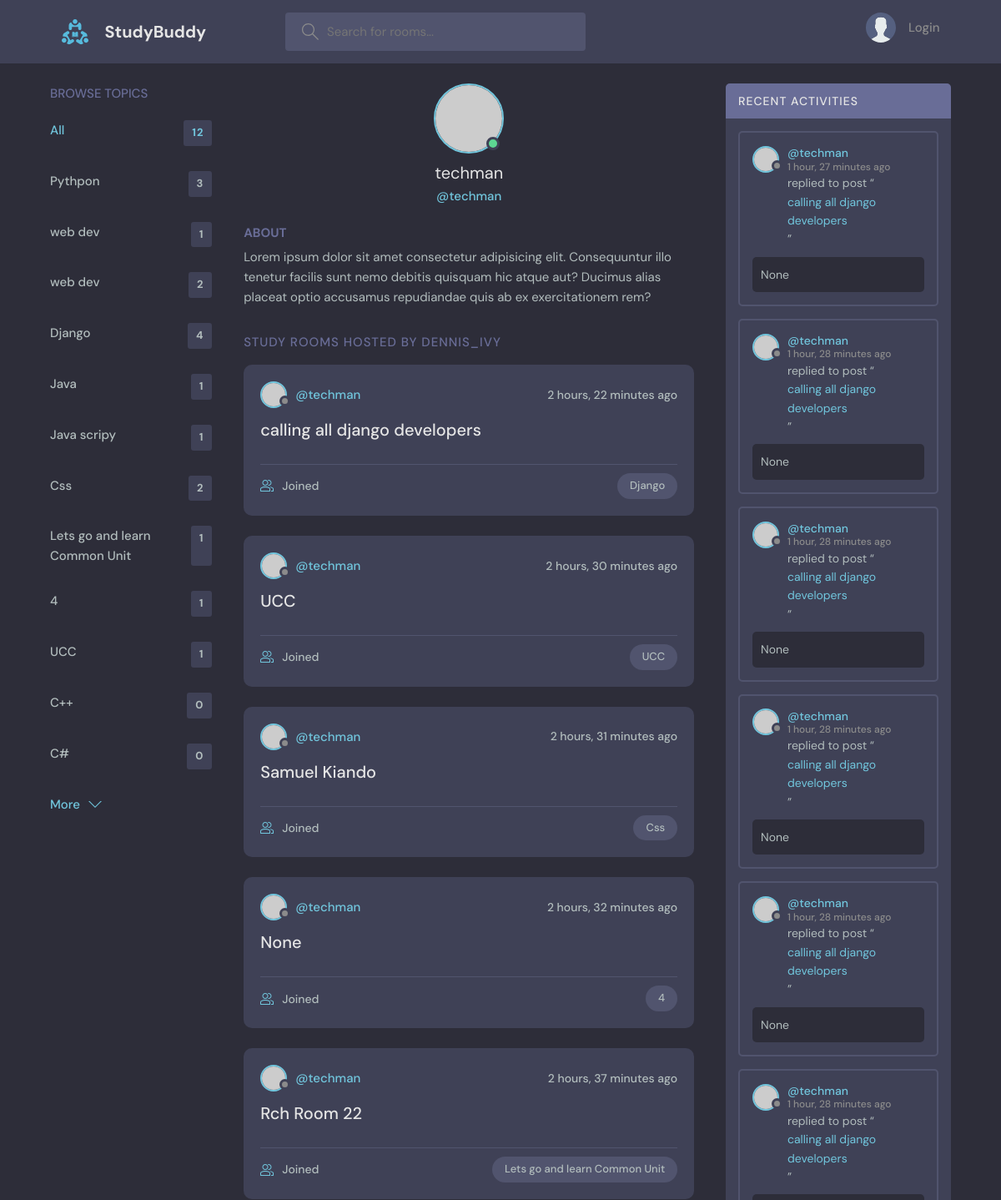
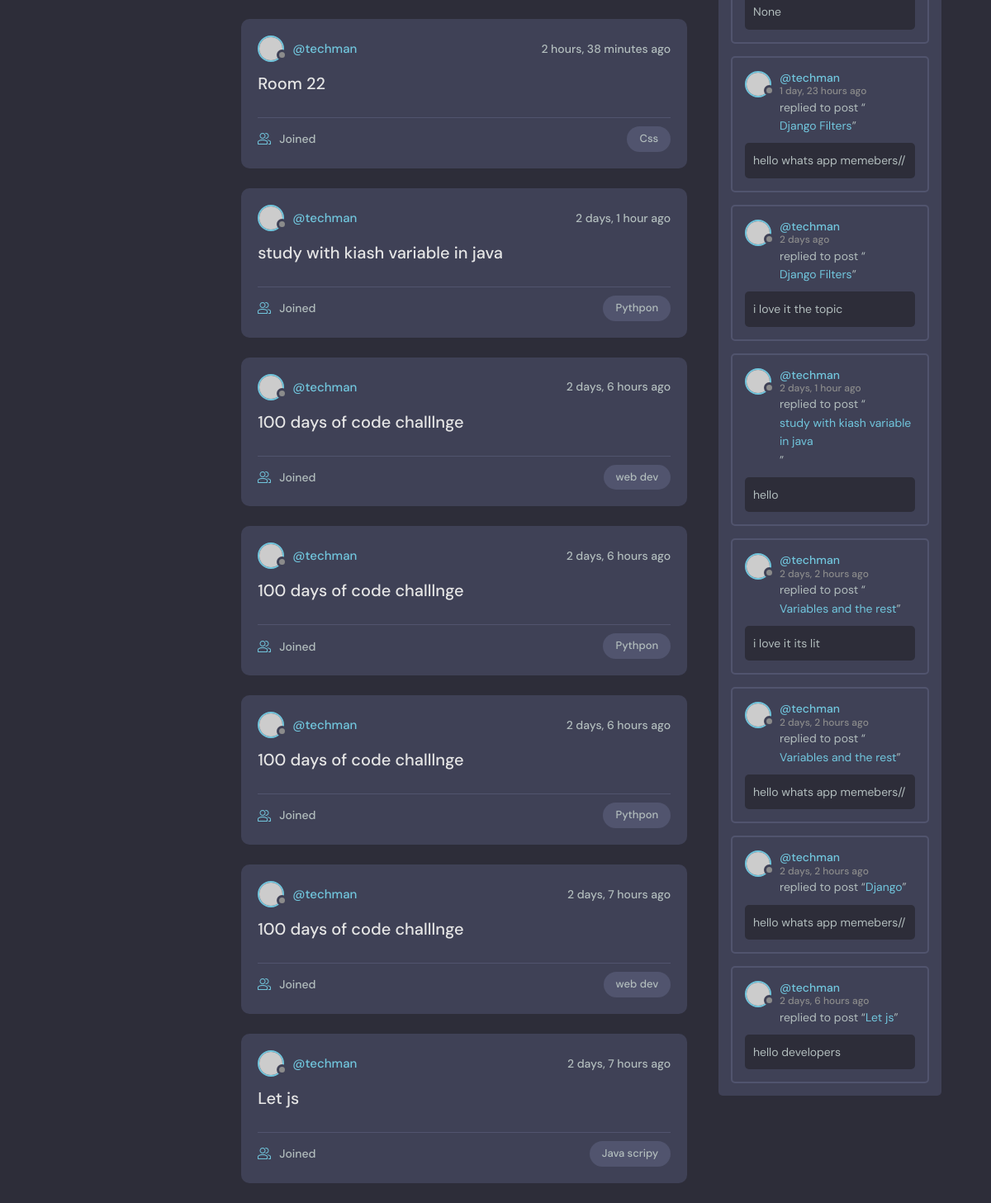
Page /profile/1/ on the committed database (2 pictures, top to bottom).
### core/models.py (models this page shows, shortened)
class Topic(models.Model):
    name = models.CharField(max_length=200,null=True,blank=True)

class Room(models.Model):
    host=models.ForeignKey(User,on_delete=models.CASCADE,null=True,blank=True)
    topic=models.ForeignKey(Topic,on_delete=models.SET_NULL,null=True)
    name = models.CharField(max_length=255,null=True,blank=True)
    description = models.TextField(max_length=1000,null=True,blank=True)
    participants = models.ManyToManyField(User,related_name='participants',blank=True)
    updated = models.DateTimeField(auto_now=True)
    created = models.DateTimeField(auto_now_add=True)
    class Meta:
        ordering = ['-created' , '-updated']
    def __str__(self):
        return self.name

class Message(models.Model):
    room = models.ForeignKey(Room,on_delete=models.CASCADE,null=True,blank=True)
    user = models.ForeignKey(User,on_delete=models.CASCADE,null=True,blank=True)
    content = models.TextField(max_length=1000,null=True,blank=True)
    updated = models.DateTimeField(auto_now=True)
    created = models.DateTimeField(auto_now_add=True)
    class Meta:
        ordering = ['-created' , '-updated']

### core/views.py (the view)
# urls.py: path('profile/<int:pk>/',Profile,name='profile'),
def Profile(request , pk):
    user=User.objects.get(id=pk)
    rooms=user.room_set.all()
    room_message=user.message_set.all()
    topics=Topic.objects.all()
    context={
        'user':user,
        'rooms':rooms,
        'room_message':room_message,
        'topics':topics,
    }
    return render(request,'core/profile.html', context)

### core/templates/core/profile.html (shortened to what this page needs)
{% extends 'base.html' %}
{% load static %}
{%   block content %}
  <main class="profile-page layout layout--3">
    <div class="container">
      {% include 'core/topic.html' %}
      <div class="roomList">
        <div class="profile">
          <div class="profile__avatar">
            <div class="avatar avatar--large active">
              <img src="https://randomuser.me/api/portraits/men/11.jpg" />
            </div>
          </div>
          <div class="profile__info">
            <h3>{{user.username}}</h3>
            <p>@{{user.username}}</p>
          </div>
          <div class="profile__about">
            <h3>About</h3>
            <p>
              Lorem ipsum dolor sit amet consectetur adipisicing elit. Consequuntur illo tenetur
              facilis sunt nemo debitis quisquam hic atque aut? Ducimus alias placeat optio
              accusamus repudiandae quis ab ex exercitationem rem?
            </p>
          </div>
        </div>
        <div class="roomList__header">
          <div>
            <h2>Study Rooms Hosted by dennis_ivy</a>
            </h2>
          </div>
        </div>
        {% include 'core/feed.html' %}
      </div>
      {% include 'core/activity.html' %}
    </div>
  </main>
    {% endblock %}

### core/templates/core/topic.html
<div class="topics">
    <div class="topics__header">
      <h2>Browse Topics</h2>
    </div>
    <ul class="topics__list">
      <li>
        <a href="{% url 'core:home' %}" class="active">All<span>{{topics.count}}</span></a>
      </li>
      {% for topic in topics %}
      <li>
        <a href="{% url 'core:home' %}?q={{topic.name}}">{{topic.name}} <span>{{topic.room_set.all.count}}</span></a>
      </li>
      {% endfor %}
    </ul>
    <a class="btn btn--link" href="topics.html">
      More
      <svg version="1.1" xmlns="http://www.w3.org/2000/svg" width="32" height="32" viewBox="0 0 32 32">
        <title>chevron-down</title>
        <path d="M16 21l-13-13h-3l16 16 16-16h-3l-13 13z"></path>
      </svg>
    </a>
  </div>

### core/templates/core/feed.html (shortened to what this page needs)
{% for room in rooms %}
        <div class="roomListRoom">
                <div class="roomListRoom__header">
                <a href="{% url 'core:profile' room.host.id %}" class="roomListRoom__author">
                    <div class="avatar avatar--small">
                    <img src="https://randomuser.me/api/portraits/women/11.jpg" />
                    </div>
                    <span>@{{room.host.username}}</span>
                </a>
                <div class="roomListRoom__actions">
                    <span>{{room.created|timesince}} ago</span>
                </div>
                </div>
                <div class="roomListRoom__content">
                <a href="{% url 'core:room' room.id %}">{{room.name}}</a>
                </div>
                <div class="roomListRoom__meta">
                <a href="{% url 'core:room' room.id %}" class="roomListRoom__joined">
                    {{room.participants.all.coun}} Joined
                </a>
                <p class="roomListRoom__topic">{{room.topic.name}}</p>
                </div>
        </div>
{% endfor %}

### core/templates/core/activity.html (shortened to what this page needs)
<div class="activities">
    <div class="activities__header">
      <h2>Recent Activities</h2>
    </div>
    {% for message in room_message %}
    <div class="activities__box">
      <div class="activities__boxHeader roomListRoom__header">
        <a href="{% url 'core:profile' message.user.id %}" class="roomListRoom__author">
          <div class="avatar avatar--small">
            <img src="https://randomuser.me/api/portraits/women/11.jpg" />
          </div>
          <p>
            @{{message.user}}
            <span>{{message.created|timesince}} ago</span>
          </p>
        </a>
      </div>
      <div class="activities__boxContent">
        <p>replied to post “<a href="{% url 'core:room' message.room.id %}">{{message.room}}</a>”</p>
        <div class="activities__boxRoomContent">
            <p>{{message.content}}</p>
        </div>
      </div>
    </div>
    {% endfor %}
  </div>

### rows in the picture
Topic: name "Pythpon", room_set.all.count "3"
Topic: name "web dev", room_set.all.count "1"
Topic: name "web dev", room_set.all.count "2"
Topic: name "Django", room_set.all.count "4"
Topic: name "Java", room_set.all.count "1"
Topic: name "Java scripy", room_set.all.count "1"
Topic: name "Css", room_set.all.count "2"
Topic: name "Lets go and learn Common Unit", room_set.all.count "1"
Topic: name "4", room_set.all.count "1"
Topic: name "UCC", room_set.all.count "1"
Topic: name "C++", room_set.all.count "0"
Topic: name "C#", room_set.all.count "0"
Room: host.username "techman", created "2 hours, 22 minutes", name "calling all django developers", topic.name "Django"
Room: host.username "techman", created "2 hours, 30 minutes", name "UCC", topic.name "UCC"
Room: host.username "techman", created "2 hours, 31 minutes", name "Samuel Kiando", topic.name "Css"
Room: host.username "techman", created "2 hours, 32 minutes", name "None", topic.name "4"
Room: host.username "techman", created "2 hours, 37 minutes", name "Rch Room 22", topic.name "Lets go and learn Common Unit"
Room: host.username "techman", created "2 hours, 38 minutes", name "Room 22", topic.name "Css"
Room: host.username "techman", created "2 days, 1 hour", name "study with kiash variable in java", topic.name "Pythpon"
Room: host.username "techman", created "2 days, 6 hours", name "100 days of code challlnge", topic.name "web dev"
Room: host.username "techman", created "2 days, 6 hours", name "100 days of code challlnge", topic.name "Pythpon"
Room: host.username "techman", created "2 days, 6 hours", name "100 days of code challlnge", topic.name "Pythpon"
Room: host.username "techman", created "2 days, 7 hours", name "100 days of code challlnge", topic.name "web dev"
Room: host.username "techman", created "2 days, 7 hours", name "Let js", topic.name "Java scripy"
Message: user "techman", created "1 hour, 27 minutes", room "calling all django developers", content "None"
Message: user "techman", created "1 hour, 28 minutes", room "calling all django developers", content "None"
Message: user "techman", created "1 hour, 28 minutes", room "calling all django developers", content "None"
Message: user "techman", created "1 hour, 28 minutes", room "calling all django developers", content "None"
Message: user "techman", created "1 hour, 28 minutes", room "calling all django developers", content "None"
Message: user "techman", created "1 hour, 28 minutes", room "calling all django developers", content "None"
Message: user "techman", created "1 day, 23 hours", room "Django Filters", content "hello whats app memebers//"
Message: user "techman", created "2 days", room "Django Filters", content "i love it the topic"
Message: user "techman", created "2 days, 1 hour", room "study with kiash variable in java", content "hello"
Message: user "techman", created "2 days, 2 hours", room "Variables and the rest", content "i love it its lit"
Message: user "techman", created "2 days, 2 hours", room "Variables and the rest", content "hello whats app memebers//"
Message: user "techman", created "2 days, 2 hours", room "Django", content "hello whats app memebers//"
Message: user "techman", created "2 days, 6 hours", room "Let js", content "hello developers"

### other values in the picture
{{ topics.count }} "12"
{{ user.username }} "techman"
